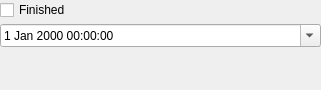
<ui version="4.0" >
 <author>Dag Andersen &lt;danders@get2net.dk></author>
 <class>KPlato::MilestoneProgressPanelBase</class>
 <widget class="QWidget" name="KPlato::MilestoneProgressPanelBase" >
  <property name="geometry" >
   <rect>
    <x>0</x>
    <y>0</y>
    <width>321</width>
    <height>90</height>
   </rect>
  </property>
  <property name="windowTitle" >
   <string>MilestoneProgressPanelBase</string>
  </property>
  <layout class="QVBoxLayout" >
   <property name="spacing" >
    <number>4</number>
   </property>
   <property name="margin" >
    <number>0</number>
   </property>
   <item>
    <widget class="QCheckBox" name="finished" >
     <property name="text" >
      <string>Finished</string>
     </property>
    </widget>
   </item>
   <item>
    <widget class="QDateTimeEdit" name="finishTime" >
     <property name="calendarPopup" >
      <bool>true</bool>
     </property>
    </widget>
   </item>
   <item>
    <spacer>
     <property name="orientation" >
      <enum>Qt::Vertical</enum>
     </property>
     <property name="sizeType" >
      <enum>QSizePolicy::Expanding</enum>
     </property>
     <property name="sizeHint" stdset="0" >
      <size>
       <width>321</width>
       <height>31</height>
      </size>
     </property>
    </spacer>
   </item>
  </layout>
 </widget>
 <layoutdefault spacing="6" margin="11" />
 <pixmapfunction>qPixmapFromMimeSource</pixmapfunction>
 <includes>
  <include location="local" >kdatetimewidget.h</include>
  <include location="local" >kdatewidget.h</include>
 </includes>
 <resources/>
 <connections/>
</ui>
